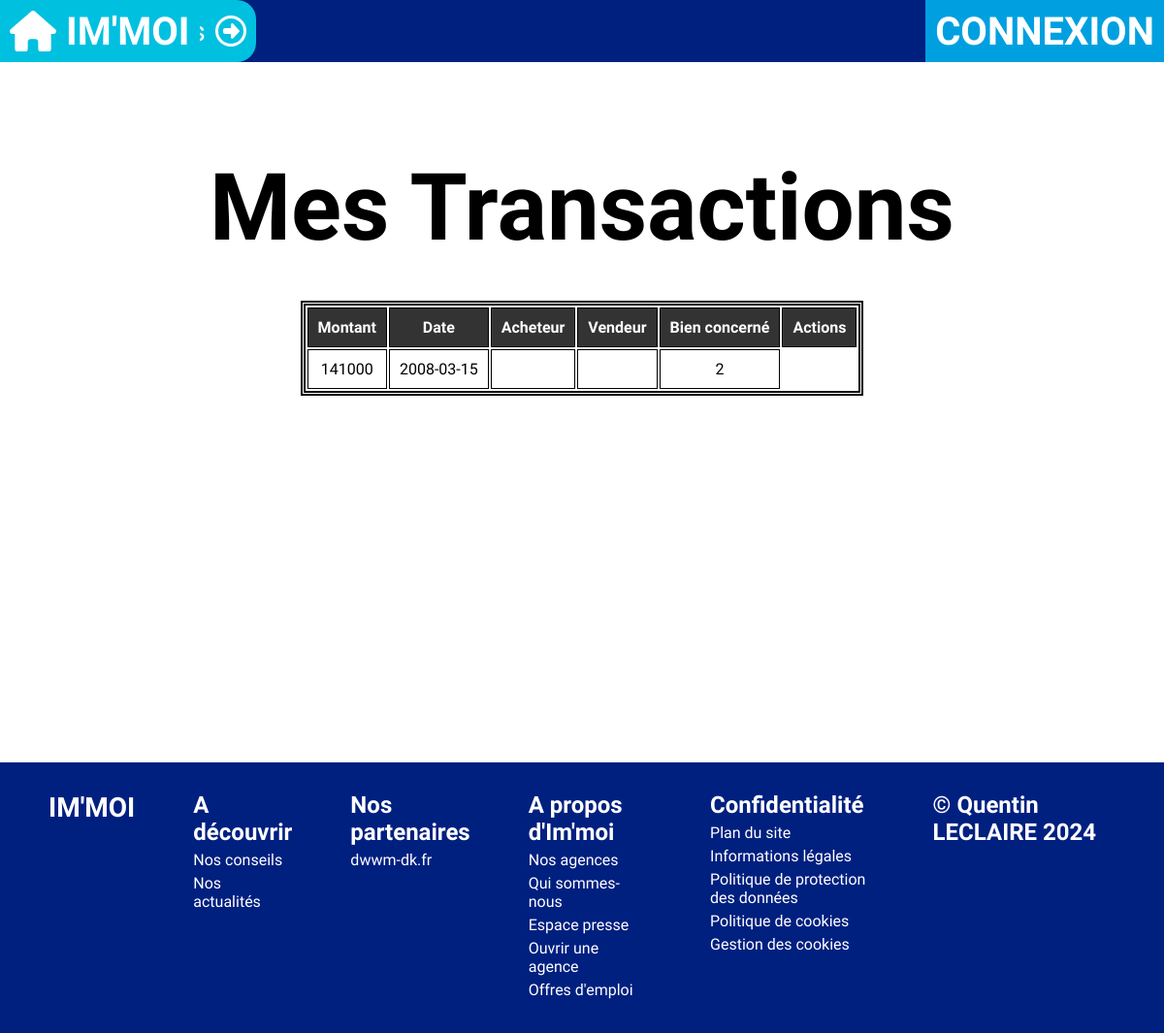
The app's page /profil/transactions, older data.
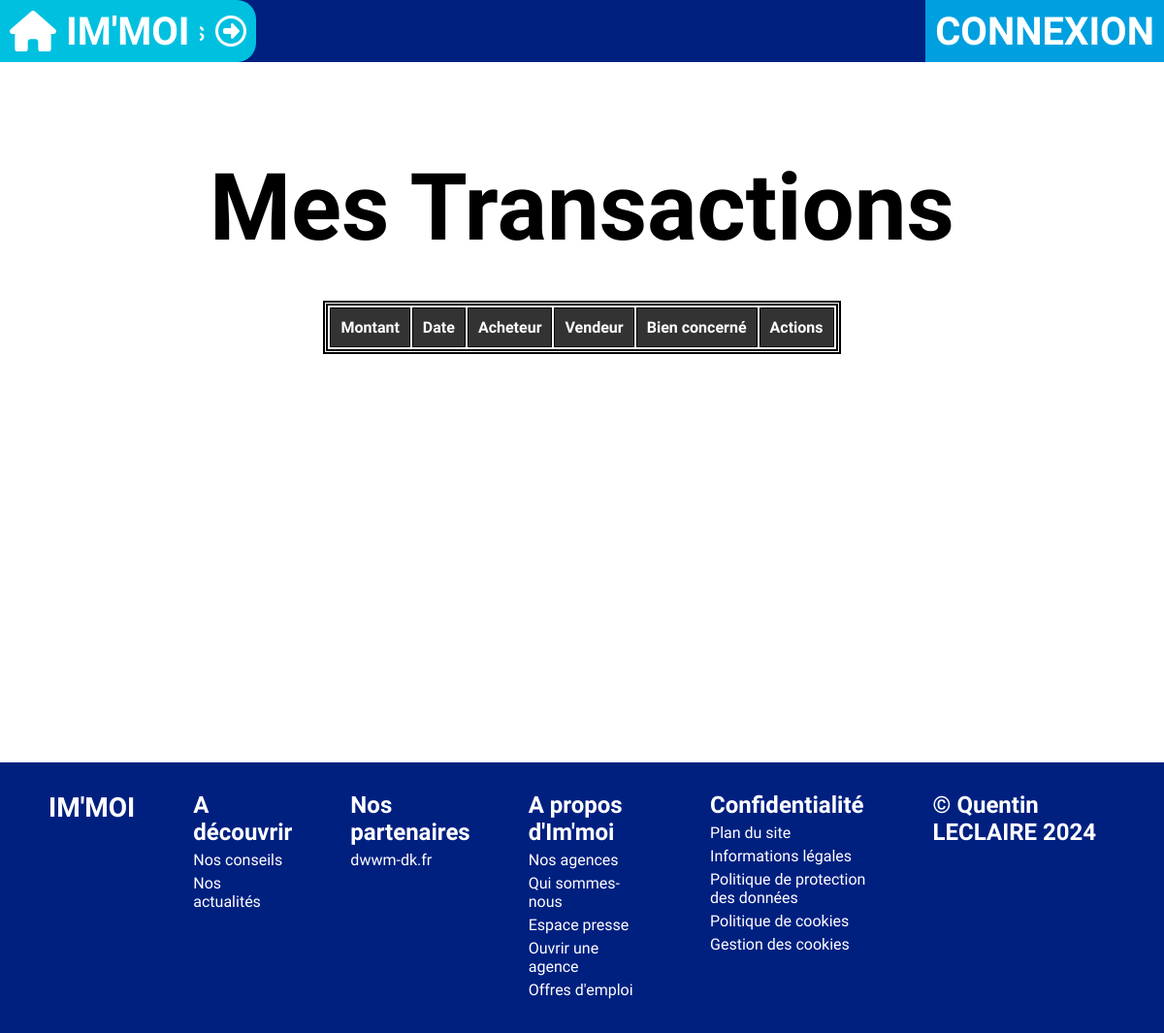
The same page, newer data.
### tables this page shows
CREATE TABLE transactions(
idTransaction int(11) NOT NULL,
montant float NOT NULL,
dateTransaction date NOT NULL,
acheteur int(11),
vendeur int(11),
agent int(11) NOT NULL,
idBien int(11) NOT NULL
);

### Controller/transactionController.php (called while the page is built, shortened)
<?php
class TransactionController{
    private $transactionManager;
    public function __construct() {
        require_once "Models/managers/TransactionManager.php";
        $this->transactionManager = new TransactionManager;
        $this->transactionManager->chargementTransactionlist();
    }
    public function afficherTransactions($id){
        $transactionList = $this->transactionManager->getTransactionsFromUser($id);
        require "Views/BD/transactions.view.php";
    }
}

### Models/managers/TransactionManager.php (called while the page is built, shortened)
<?php
require_once "Models/data/Transaction.class.php";
require_once "Models/Model.class.php";
class TransactionManager extends BDConnexion{
    private $transactionlist = [];
    public function ajoutTransaction($transaction){
        $this->transactionlist[] = $transaction;
    }
    public function chargementTransactionlist(){
        $req = $this->getBDD()->prepare('SELECT * FROM transactions');
        $req->execute();
        $listeTransaction = $req->fetchAll(PDO::FETCH_ASSOC);
    }
    public function getTransactionsFromUser($user){
        $listeTransaction = [];
        for ($i = 0; $i < count($this->transactionlist); $i++) {
            if ($this->transactionlist[$i]->getAgent() == $user) {
                $listeTransaction[] = $this->transactionlist[$i];
            }
        }
        return $listeTransaction;
    }
}

### Models/Model.class.php (called while the page is built, shortened)
<?php
abstract class BDConnexion{
    private static $pdo;
    private static function setBDD(){
        self::$pdo = new PDO('mysql:host=localhost;dbname=immoi;port=3308;charset=utf8', 'root', '');
        self::$pdo->setAttribute(PDO::ATTR_ERRMODE, PDO::ERRMODE_WARNING);
    }
    protected function getBDD(){
        return self::$pdo;
    }
}

### Models/data/Transaction.class.php (called while the page is built, shortened)
<?php
class Transaction{
    public function getMontant()         {return $this->montant;}
    public function getDate()            {return $this->dateTransaction;}
    public function getAgent()           {return $this->agent;}
    public function getBien()            {return $this->idBien;}
}

### Views/BD/transactions.view.php (the view, shortened to what this page needs)
<section class="content">
    <section class="testbdd">
        <h2>Mes Transactions</h2>
        <table>
            <tr>
                <th>Montant</th>
                <th>Date</th>
                <th>Acheteur</th>
                <th>Vendeur</th>
                <th>Bien concerné</th>
                <th>Actions</th>
            </tr>
            <?php
            if ($transactionList !== NULL) :
            for ($i = 0; $i < count($transactionList); $i++) : ?>
                <tr>
                    <td><?= $transactionList[$i]->getMontant(); ?></td>
                    <td><?= $transactionList[$i]->getDate(); ?></td>
                    <td><?= $transactionList[$i]->getAcheteur(); ?></td>
                    <td><?= $transactionList[$i]->getVendeur(); ?></td>
                    <td><?= $transactionList[$i]->getBien(); ?></td>
                </tr>
            <?php endfor; endif;?>
        </table>
    </section>
</section>
<?php
require "Views/template.php";

Row changes from the older to the newer data that the page shows:
removed transactions: montant "141000", dateTransaction "2008-03-15", idBien "2"
